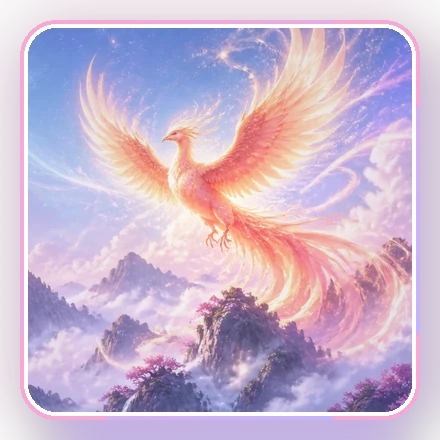
#> input picture assets/readme/phoenix-card.webp, 440 x 440 px
$ python -i build_readme_assets.py   (imports and definitions only)
#> lines starting #> are read from the running program, lines starting #| are printed output that depends on the picture
#> further down, picture is the input picture: PIL image 440x440 RGBA; mean R, G, B, A 177.8, 148.9, 184, 218.1
"""Build the layered WebP artwork used by the profile README."""

from __future__ import annotations

import json
import xml.etree.ElementTree as ET
from pathlib import Path

from collections.abc import Callable
from PIL import Image, ImageDraw, ImageFont, ImageFilter, ImageOps


ROOT = Path(__file__).resolve().parents[1]
SOURCE = ROOT / "assets" / "readme" / "source"
OUTPUT = ROOT / "assets" / "readme"


# [59 lines left out: functions load_tokens, font, paste_round, card, flame, not called in this run]


def text_center(draw: ImageDraw.ImageDraw, xy: tuple[int, int], value: str, fnt: ImageFont.ImageFont, fill: str) -> None:
    draw.text(xy, value, font=fnt, fill=fill, anchor="mm")


# [154 lines left out: functions background, board_background, build_hero, build_identity, build_metrics, build_navigation and 4 more, not called in this run]


def vignette(image: Image.Image, strength: int = 46, color: tuple[int, int, int] = (76, 29, 149)) -> Image.Image:
#> called with strength = 46, color = (76, 29, 149)
    mask = Image.radial_gradient("L").resize(image.size)
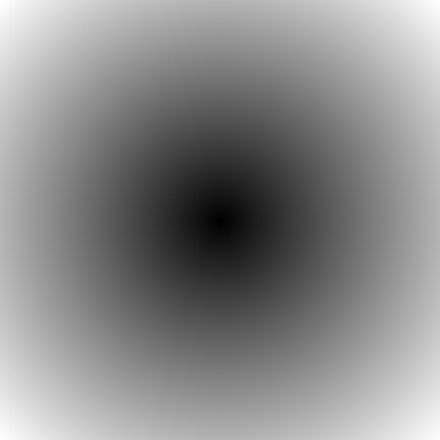
#> mask: PIL image 440x440 L; min 0, max 255, mean 138.1
    alpha = mask.point(lambda value: int(value * strength / 255))
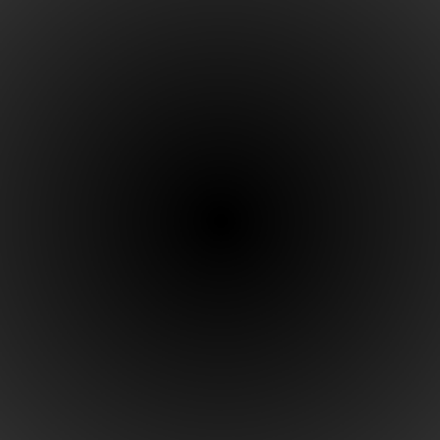
#> alpha: PIL image 440x440 L; min 0, max 46, mean 24.4
    layer = Image.new("RGBA", image.size, color + (0,))
    layer.putalpha(alpha)
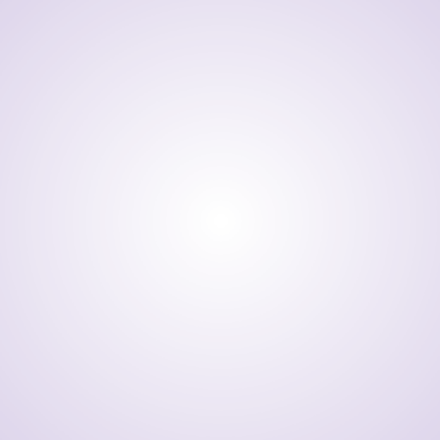
#> layer: PIL image 440x440 RGBA; mean R, G, B, A 76, 29, 149, 24.4; transparent parts drawn white
    return Image.alpha_composite(image.convert("RGBA"), layer)
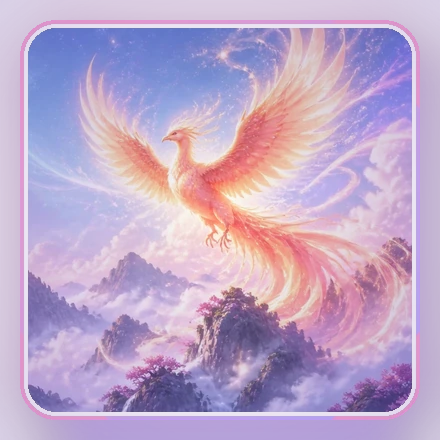
#> returned value: PIL image 440x440 RGBA; mean R, G, B, A 168.7, 138.8, 184.8, 223.3; transparent parts drawn white


# [100 lines left out: functions build_avatar, build_phoenix_card, save_webp_alpha, build_profile_board, main, not called in this run]


# [2 lines not run here, left out]

>>> from PIL import Image
>>> picture = Image.open('../assets/readme/phoenix-card.webp')
>>> result = vignette(picture)
